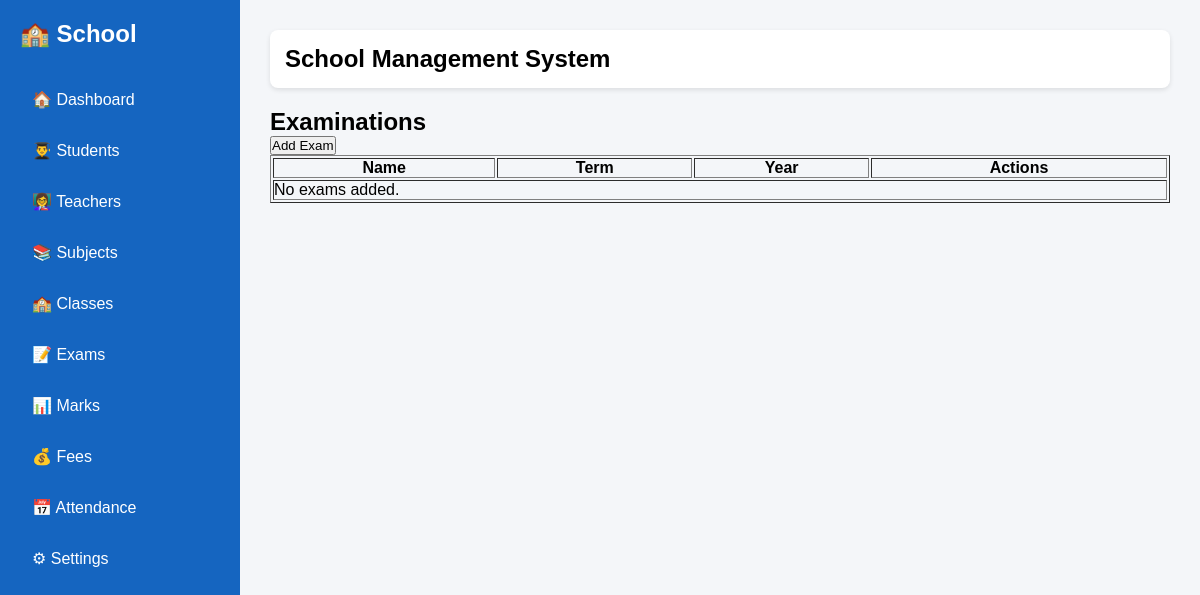
Page /exams/ on the earlier database version.
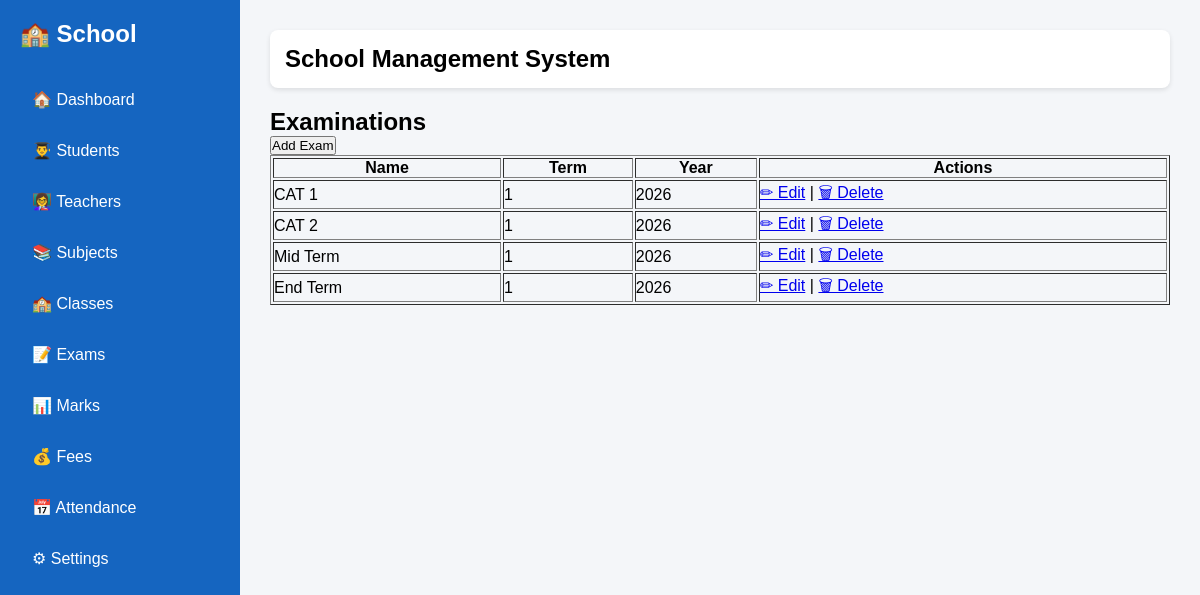
Same page on the later database version.
### students/models.py (models this page shows, shortened)
class Exam(models.Model):
    name = models.CharField(max_length=50)
    term = models.CharField(max_length=20)
    year = models.IntegerField()

### students/views.py (the view)
# urls.py: path("exams/", views.exam_list, name="exam_list"),
def exam_list(request):
    exams = Exam.objects.all()
    return render(request, "students/exam_list.html", {
        "exams": exams
    })

### templates/students/exam_list.html
{% extends "base.html" %}
{% block content %}
<h2>Examinations</h2>
<p>
    <a href="{% url 'add_exam' %}">
        <button>Add Exam</button>
    </a>
</p>
<table border="1" width="100%" cellpadding="8">
    <tr>
        <th>Name</th>
        <th>Term</th>
        <th>Year</th>
        <th>Actions</th>
    </tr>
    {% for exam in exams %}
    <tr>
        <td>{{ exam.name }}</td>
        <td>{{ exam.term }}</td>
        <td>{{ exam.year }}</td>
        <td>
            <a href="{% url 'edit_exam' exam.id %}">✏ Edit</a> |
            <a href="{% url 'delete_exam' exam.id %}">🗑 Delete</a>
        </td>
    </tr>
    {% empty %}
    <tr>
        <td colspan="4">No exams added.</td>
    </tr>
    {% endfor %}
</table>
{% endblock %}

Differences in the rows shown:
added Exam: name "CAT 1", term "1", year "2026"
added Exam: name "CAT 2", term "1", year "2026"
added Exam: name "Mid Term", term "1", year "2026"
added Exam: name "End Term", term "1", year "2026"
Other differences:
text no longer shown: "No exams added."
